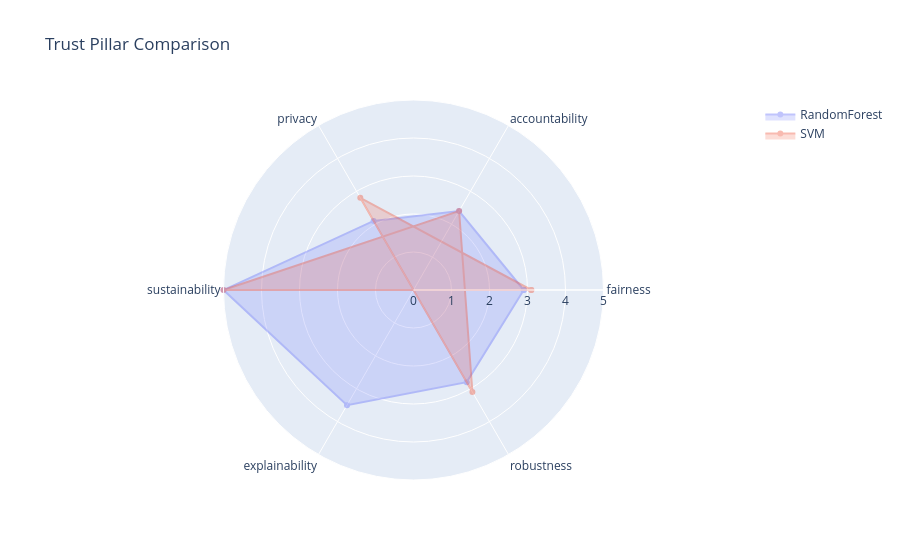
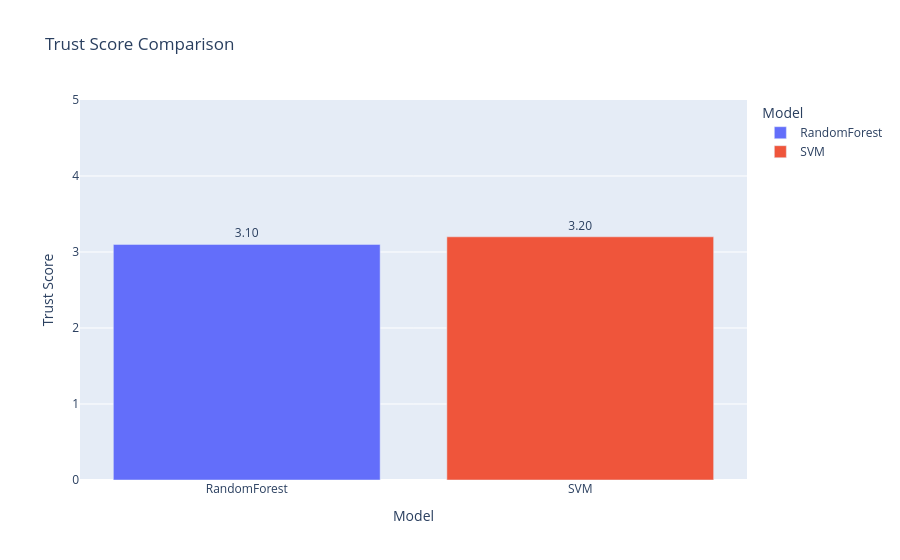
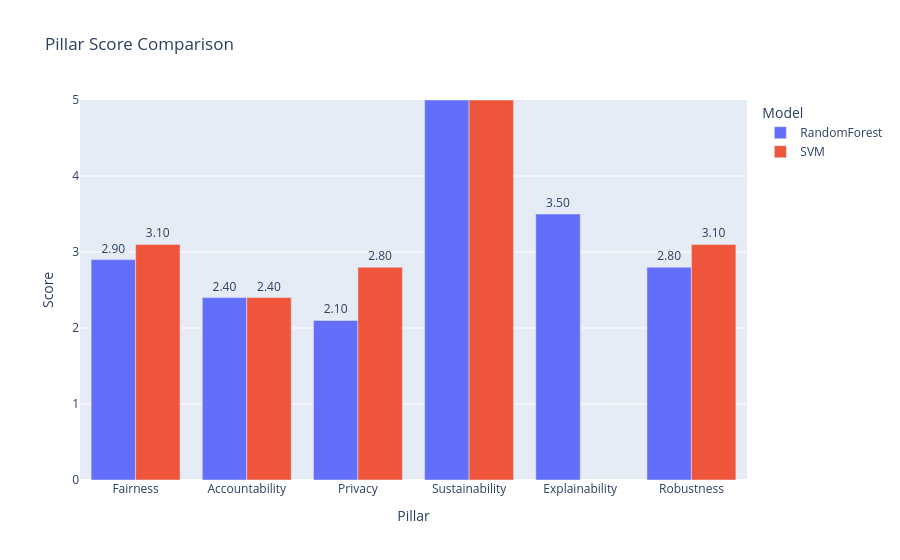

Source (notebook cell) for these figures, in order:
### Code cell
TrustEvaluator.compare_radar({
    "RandomForest": subset,
    "SVM": subset2
})

TrustEvaluator.compare_all_bars({
    "RandomForest": subset,
    "SVM": subset2
})

### Figure 1 — Plotly figure (JSON) as saved in the notebook; plotly's stock layout.template omitted (floating-point values rounded to 4 significant figures)
{"data": [{"fill": "toself", "name": "RandomForest", "opacity": 0.4, "r": [2.9, 2.4, 2.1, 5, 3.5, 2.8, 2.9], "theta": ["fairness", "accountability", "privacy", "sustainability", "explainability", "robustness", "fairness"], "type": "scatterpolar"}, {"fill": "toself", "name": "SVM", "opacity": 0.4, "r": [3.1, 2.8, 3.1, 2.4, 5, 3.1], "theta": ["fairness", "privacy", "robustness", "accountability", "sustainability", "fairness"], "type": "scatterpolar"}], "layout": {"polar": {"radialaxis": {"range": [0, 5], "visible": true}}, "showlegend": true, "title": {"text": "Trust Pillar Comparison"}}}

### Figure 2 — Plotly figure (JSON) as saved in the notebook; plotly's stock layout.template omitted (floating-point values rounded to 4 significant figures)
{"data": [{"hovertemplate": "Model=%{x}<br>Trust Score=%{text}<extra></extra>", "legendgroup": "RandomForest", "marker": {"color": "#636efa", "pattern": {"shape": ""}}, "name": "RandomForest", "orientation": "v", "showlegend": true, "text": [3.1], "textposition": "outside", "texttemplate": "%{text:.2f}", "type": "bar", "x": ["RandomForest"], "xaxis": "x", "y": [3.1], "yaxis": "y"}, {"hovertemplate": "Model=%{x}<br>Trust Score=%{text}<extra></extra>", "legendgroup": "SVM", "marker": {"color": "#EF553B", "pattern": {"shape": ""}}, "name": "SVM", "orientation": "v", "showlegend": true, "text": [3.2], "textposition": "outside", "texttemplate": "%{text:.2f}", "type": "bar", "x": ["SVM"], "xaxis": "x", "y": [3.2], "yaxis": "y"}], "layout": {"barmode": "relative", "legend": {"title": {"text": "Model"}, "tracegroupgap": 0}, "title": {"text": "Trust Score Comparison"}, "xaxis": {"anchor": "y", "categoryarray": ["RandomForest", "SVM"], "categoryorder": "array", "domain": [0, 1], "title": {"text": "Model"}}, "yaxis": {"anchor": "x", "domain": [0, 1], "range": [0, 5], "title": {"text": "Trust Score"}}}}

### Figure 3 — Plotly figure (JSON) as saved in the notebook; plotly's stock layout.template omitted (floating-point values rounded to 4 significant figures)
{"data": [{"alignmentgroup": "True", "hovertemplate": "Model=RandomForest<br>Pillar=%{x}<br>Score=%{text}<extra></extra>", "legendgroup": "RandomForest", "marker": {"color": "#636efa", "pattern": {"shape": ""}}, "name": "RandomForest", "offsetgroup": "RandomForest", "orientation": "v", "showlegend": true, "text": [2.9, 2.4, 2.1, 5.0, 3.5, 2.8], "textposition": "outside", "texttemplate": "%{text:.2f}", "type": "bar", "x": ["Fairness", "Accountability", "Privacy", "Sustainability", "Explainability", "Robustness"], "xaxis": "x", "y": [2.9, 2.4, 2.1, 5.0, 3.5, 2.8], "yaxis": "y"}, {"alignmentgroup": "True", "hovertemplate": "Model=SVM<br>Pillar=%{x}<br>Score=%{text}<extra></extra>", "legendgroup": "SVM", "marker": {"color": "#EF553B", "pattern": {"shape": ""}}, "name": "SVM", "offsetgroup": "SVM", "orientation": "v", "showlegend": true, "text": [3.1, 2.8, 3.1, 2.4, 5.0], "textposition": "outside", "texttemplate": "%{text:.2f}", "type": "bar", "x": ["Fairness", "Privacy", "Robustness", "Accountability", "Sustainability"], "xaxis": "x", "y": [3.1, 2.8, 3.1, 2.4, 5.0], "yaxis": "y"}], "layout": {"barmode": "group", "legend": {"title": {"text": "Model"}, "tracegroupgap": 0}, "title": {"text": "Pillar Score Comparison"}, "xaxis": {"anchor": "y", "domain": [0, 1], "title": {"text": "Pillar"}}, "yaxis": {"anchor": "x", "domain": [0, 1], "range": [0, 5], "title": {"text": "Score"}}}}
